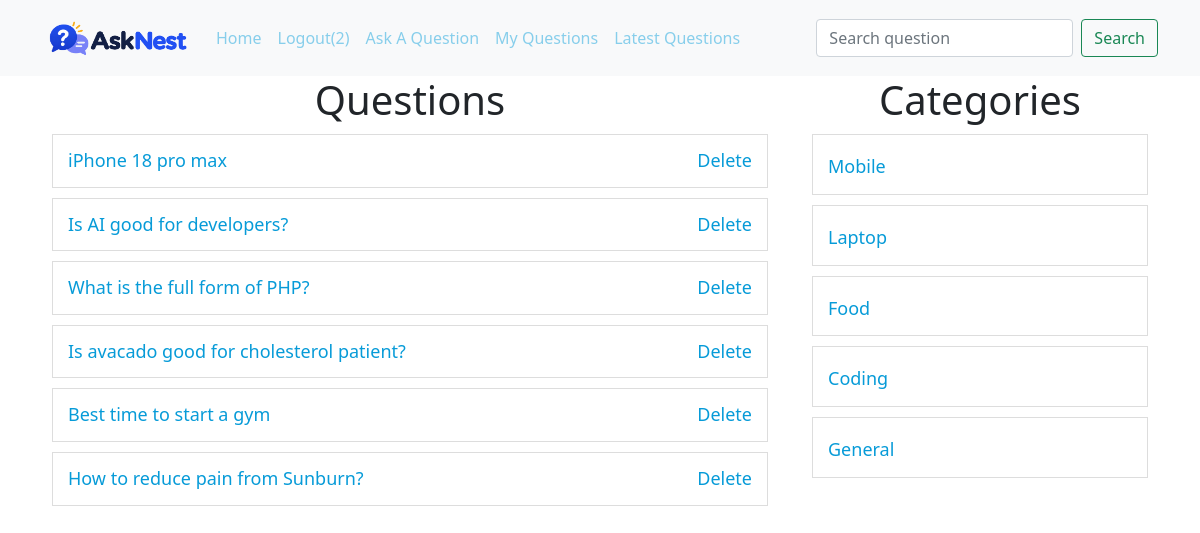
/?u-id=2 (signed in), run on the app's committed database.
### tables this page shows
CREATE TABLE `questions` (
  `id` int NOT NULL,
  `title` varchar(255) NOT NULL,
  `description` varchar(255) NOT NULL,
  `category_id` int NOT NULL,
  `user_id` int NOT NULL
);

CREATE TABLE `category` (
  `id` int NOT NULL,
  `name` varchar(100) NOT NULL
);

### client/questions.php (the view)
<?php
include("./common/db.php");
$cid = isset($cid) ? $cid : 0;
$uid = isset($uid) ? $uid : 0;
$heading = "Questions";
if(isset($_GET["c-id"])){
    $query = "select * from questions where category_id=$cid";
    $categoryResult = $conn->query("select name from category where id=$cid");
    $categoryRow = $categoryResult->fetch_assoc();
    if($categoryRow){
        $heading = ucfirst($categoryRow['name']);
    }
} else if(isset($_GET["u-id"])){
    $query = "select * from questions where user_id=$uid";
} else if(isset($_GET["latest"])){
    $query = "select * from questions order by id desc";
} else if(isset($_GET["search"])){
    $searchText = $conn->real_escape_string($_GET["search"]);
    $query = "select * from questions where `title` LIKE '%$searchText%' ";
} else {
    $query = "select * from questions";
}
?>
<div class="container">
    <div class="row">
        <div class="col-8">
            <h1 class="heading"><?php echo $heading; ?></h1>
            <?php
            $result = $conn->query($query);
            foreach($result as $row) {
                $title = $row['title'];
                $id = $row['id'];
                echo "<div class='row question-list'>
                <h4 class='my-questions'><a href='?q-id=$id'>$title</a>";
                echo $uid ? "<a href='./server/request.php?delete=$id'>Delete</a>" : NULL;
                echo "</h4>
                </div>";
            }
            ?>
        </div>
        <div class="col-4">
            <?php include('category-list.php'); ?>
        </div>
    </div>
</div>

### client/category-list.php
<div>
    <h1 class="heading">Categories</h1>
    <?php
    include('./common/db.php');
    $query = "select * from category";
    $result = $conn->query($query);
    foreach($result as $row) {
        $name = ucfirst($row['name']);
        $id = $row['id'];
        echo "<div class='row question-list'>
        <h4><a href='?c-id=$id'>$name</a></h4>
        </div>";
    }
    ?>
</div>

### public/style.css (style rules this page uses)
a { color: skyblue !important; }
.heading { text-align: center; }
.question-list { border: 1px solid #ddd; padding: 15px; margin: 10px; }
.question-list h4 { margin: 0; padding: 0; }
.question-list a, .question-title { font-size: 18px; text-decoration: none; color: #079bd8 !important; }
.my-questions { display: flex; justify-content: space-between; }

### data on the page
questions: title "iPhone 18 pro max"
questions: title "Is AI good for developers?"
questions: title "What is the full form of PHP?"
questions: title "Is avacado good for cholesterol patient?"
questions: title "Best time to start a gym"
questions: title "How to reduce pain from Sunburn?"
category: name "Mobile"
category: name "Laptop"
category: name "Food"
category: name "Coding"
category: name "General"

### other printed values
$_SESSION['user']['user_id'] "2"
$heading "Questions"
